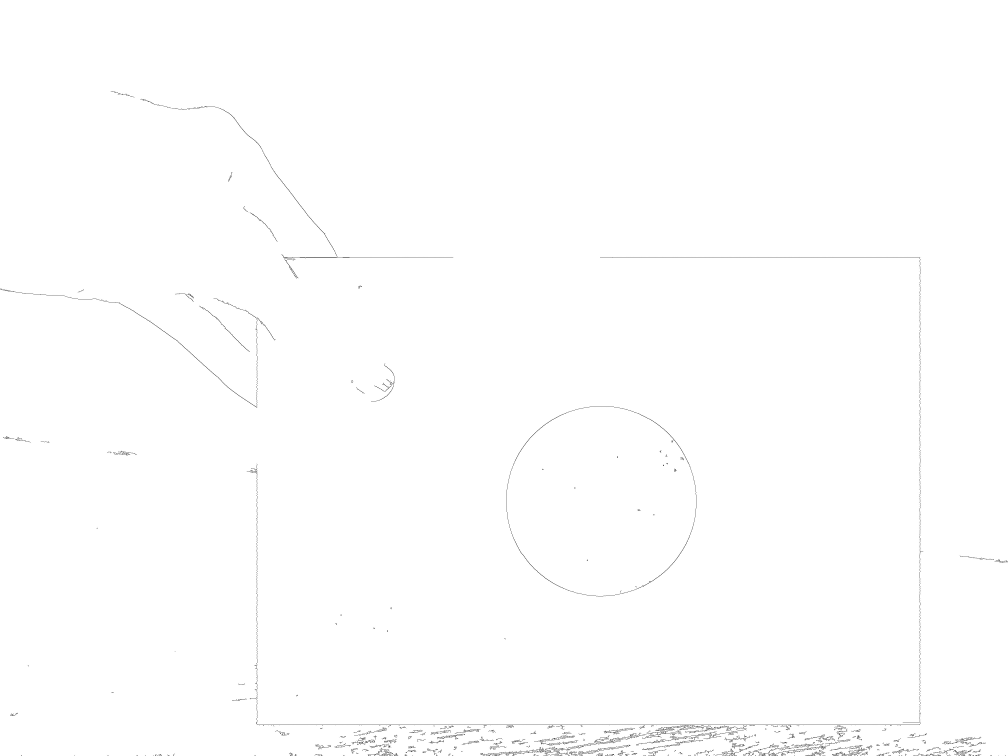
#> input picture Image/Sources/Canny copie.jpg, 4032 x 3024 px, given in place of modele.png, which was not available (shown at 1/4 size)
$ python etapes_traitement.py
#> lines starting #> are read from the running program, lines starting #| are printed output that depends on the picture; after the words box and inside, x2 and y2 are one past the last pixel; in counts of white or black regions, pixels touching at a corner belong together; pictures that were not available may be replaced by others from this repository, and a replacement may not be noted
"""Cette version est pour référence, ce que le programme donne si on ne filtre pas les contours"""

import cv2
from PIL import Image
import matplotlib.pyplot as plt
import numpy as np
import time

def saveIm(arr, name):
    im = Image.fromarray(arr)
    im.save("{}.jpeg".format(name))

def save(im, name):
    cv2.imwrite("{}.jpg".format(name), im)

img = cv2.imread("modele.png")
#> img is the input picture: shape (3024, 4032, 3); min 0, max 255, mean 254.1
img2 = cv2.imread("modele.png")
height, width, trois = np.shape(img)
#> height = 3024; width = 4032; trois = 3
refCentre = (int(width/2), int(height/2))
#> refCentre = (2016, 1512)
aireImage = height*width
#> aireImage = 12192768


height, width, trois = np.shape(img)
edge_detected_image = cv2.Canny(img, 75, 200, L2gradient=True)
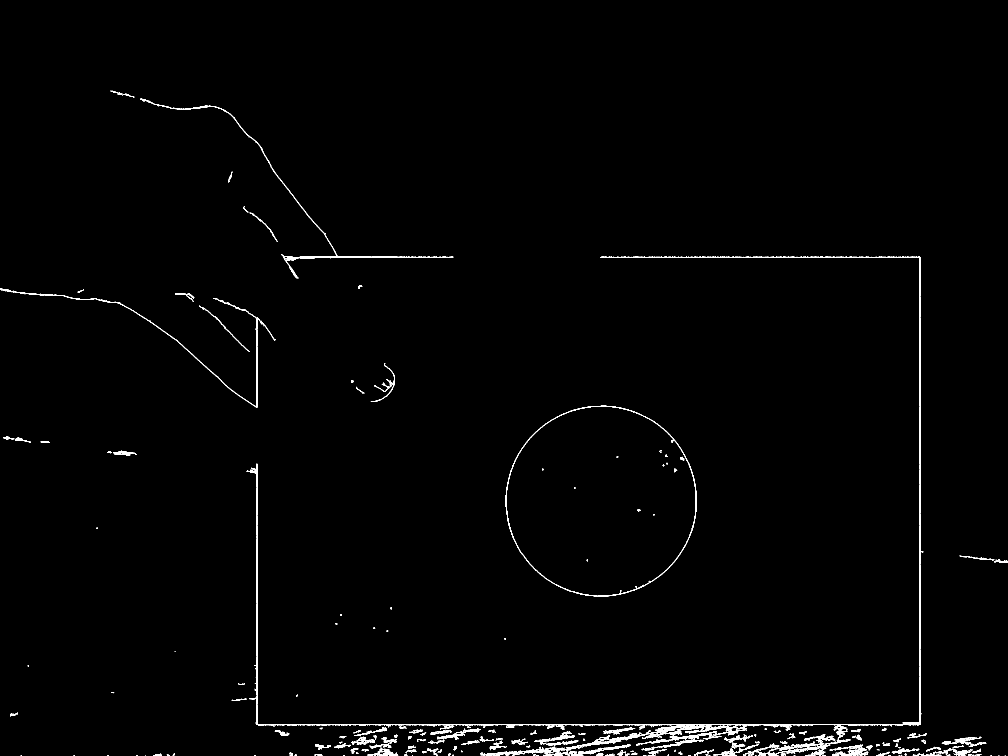
#> edge_detected_image: shape (3024, 4032) (shown at 1/4 size); 0.56% white in thin lines or dots, all inside (x1, y1, x2, y2) = (0, 363, 4032, 3024)
save(edge_detected_image, "Canny")
contours, hierarchy = cv2.findContours(edge_detected_image, cv2.RETR_TREE, cv2.CHAIN_APPROX_SIMPLE)
#> contours = 5440 contours, 4621 with area under 20; largest, box (x1, y1, x2, y2) and area: (987, 1027, 3686, 2934) 16314, (2023, 1623, 2786, 2373) 4000, (22, 1159, 1102, 1631) 3107, (686, 423, 1813, 1034) 2945, (1928, 2987, 2214, 3024) 1752
cv2.drawContours(img, contours,  -1, (255,0,0), 2)
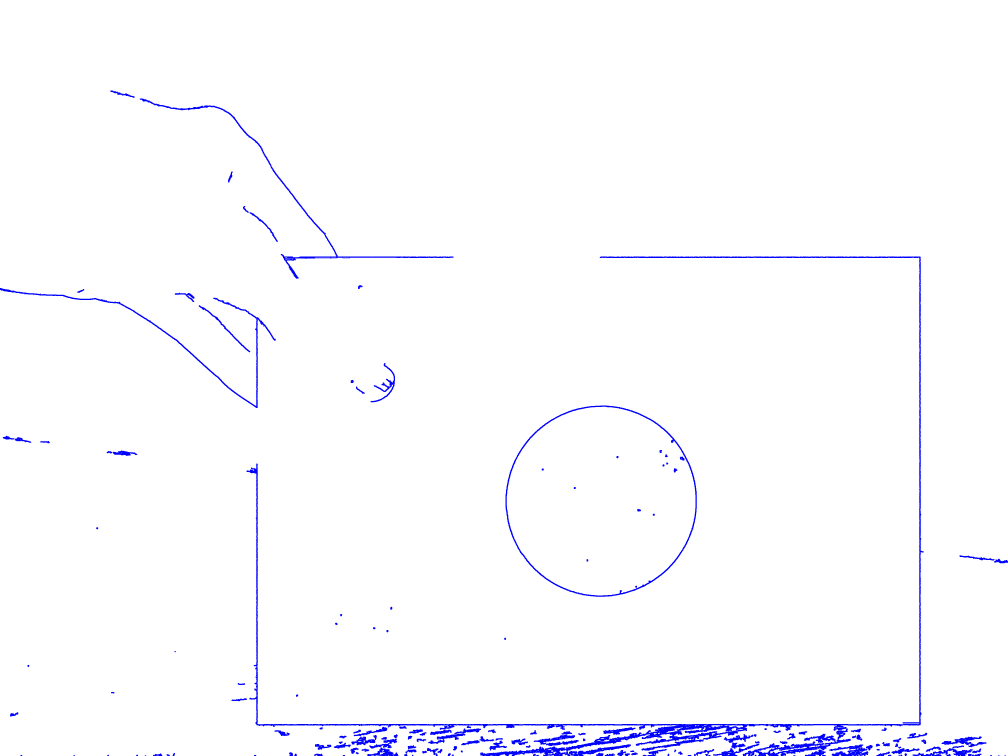
#> img: shape (3024, 4032, 3) (shown at 1/4 size); mean B, G, R 255, 251.1, 251.1
save(img, "Tous_contours")

contours_liste = []
contours, hierarchy = cv2.findContours(edge_detected_image, cv2.RETR_TREE, cv2.CHAIN_APPROX_SIMPLE)
for contour in contours:
    approx = cv2.approxPolyDP(contour,0.01*cv2.arcLength(contour,True),True)
    area = cv2.contourArea(contour)
    if ((len(approx) > 10) & (area > 500) ):
        contours_liste.append(contour)
#> this loop made 5440 passes
#> area on passes 1470, 2746: 893, 4000.5
#> after the loop, contours_liste = 2 contours; box (x1, y1, x2, y2) and area: (2023, 1623, 2786, 2373) 4000, (2288, 2958, 2457, 2996) 893
cv2.drawContours(img2, contours_liste,  -1, (255,0,0), 2)
(x,y),rayon = cv2.minEnclosingCircle(contours_liste[0])
#> x = 2372; y = 2978.5; rayon = 84.33
distance = (width/2-x)
#> distance = -356
cv2.putText(img2, str(distance), (50,50), cv2.FONT_HERSHEY_SIMPLEX, 1, (255, 0, 0), 2)
save(img2, "Unseul_contour")


cv2.imshow('Objects Detected',img)
cv2.waitKey(0)
cv2.destroyAllWindows()

$ run again, on Tests/Tests infrarouge.png
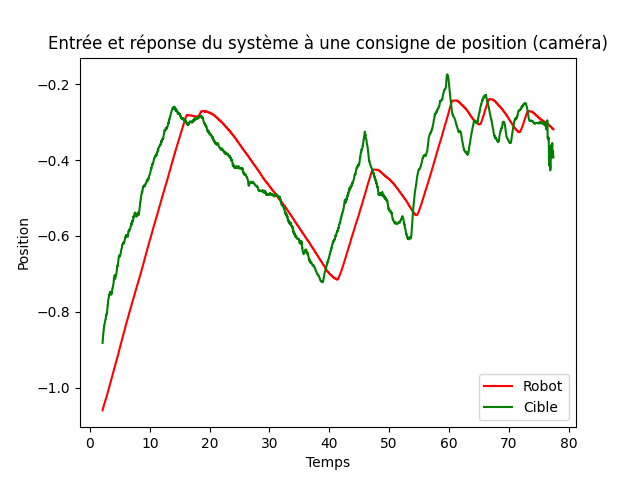
#> input picture Tests/Tests infrarouge.png, 640 x 480 px, given in place of modele.png, which was not available
#> img is the input picture: shape (480, 640, 3); mean B, G, R 245.9, 247.3, 247.7
#> `edge_detected_image = cv2.Canny(img, 75, 200, L2gradient=True)`:
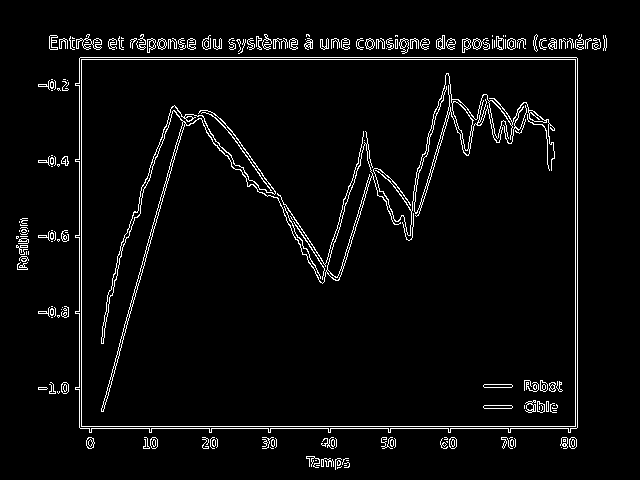
#> edge_detected_image: shape (480, 640); 4.1% white in thin lines or dots, all inside (x1, y1, x2, y2) = (16, 34, 607, 470)
#> contours = 472 contours, 340 with area under 20; largest, box (x1, y1, x2, y2) and area: (75, 57, 578, 433) 184882, (75, 57, 578, 433) 184854, (81, 59, 576, 427) 181298, (81, 59, 576, 427) 181296, (101, 105, 401, 412) 3026
#> img: shape (480, 640, 3); 11.13% of pixels changed, all inside (x1, y1, x2, y2) = (15, 33, 608, 471)
#> the loop `for contour in contours:` made 472 passes
#> area on passes 36, 37, 40: 69, 67, 47
#> after the loop `for contour in contours:`: contours_liste = 2 contours; box (x1, y1, x2, y2) and area: (101, 105, 401, 412) 3026, (373, 73, 555, 236) 2515
#> x = 233; y = 271; rayon = 192.4
#> distance = 87
#> `cv2.putText(img2, str(distance), (50,50), cv2.FONT_HERSHEY_SIMPLEX, 1,..`:
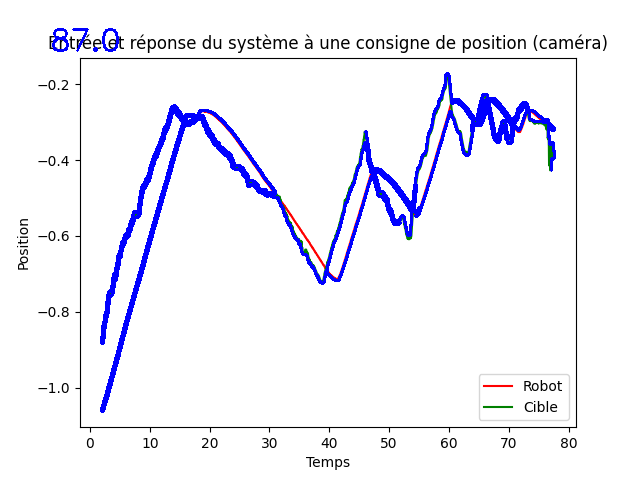
#> img2: shape (480, 640, 3); mean B, G, R 249.7, 241, 241.1
